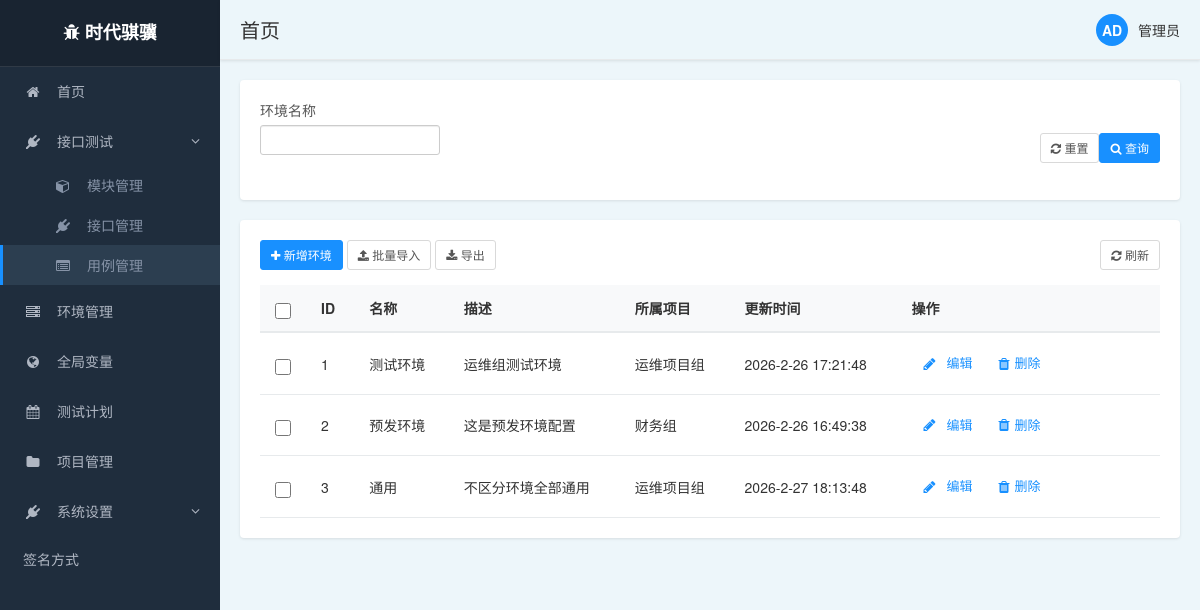
Screenshot of /front/evn/list/ with the database file from the repository.
### front/models.py (models this page shows, shortened)
class evn_config(models.Model):
    evn_name= models.CharField(max_length=50)
    project = models.ForeignKey(
        project,
        on_delete=models.CASCADE,
        related_name='environments',
        verbose_name='所属项目'
    )
    description = models.CharField(max_length=100,blank=True, null=True)
    test_object_config = models.JSONField(verbose_name='测试对象配置',blank=True, null=True,default=dict)
    database_config = models.JSONField(verbose_name='数据库配置',blank=True, null=True,default=dict)
    created_at = models.DateTimeField(auto_now_add=True, verbose_name='创建时间')
    updated_at = models.DateTimeField(auto_now=True, verbose_name='更新时间')
    class Meta:
        db_table = 'evn_config'  # 明确指定表名
        verbose_name = '环境配置'
        verbose_name_plural = '环境配置'
        unique_together = ['project', 'evn_name']

class project(models.Model):
    prj_id = models.AutoField(primary_key=True, null=False)
    prj_name = models.CharField(max_length=50)
    description = models.CharField(max_length=100)
    created_time = models.DateTimeField(auto_now_add=True)
    class Meta:
        db_table = 'project'  # 明确指定表名
        verbose_name = '项目表'

### front/views.py (the view)
# urls.py: path('evn/list/', views.evn_list),
def evn_list(request):
    project_list = models.project.objects.all()
    evn_querylist = models.evn_config.objects.filter()
    content = {
        "project_list":project_list,
        "evn_querylist":evn_querylist
    }
    return render(request, 'project/evn.html', content)

### templates/project/evn.html (shortened to what this page needs)
{% extends "../base1.html" %}
{% block body %}
        <div class="filter-panel">
            <div class="filter-row">
                <div class="filter-item">
                    <label for="project">环境名称</label>
                    <input id="project" class="form-control input-sm">
                </div>
        </div>
            <div class="filter-actions">
                <button type="button" class="btn btn-default btn-sm btn-outline">
                    <i class="fa fa-refresh"></i> 重置
                </button>
                <button type="button" class="btn btn-primary btn-sm">
                    <i class="fa fa-search"></i> 查询
                </button>
            </div>
            </div>
        <div class="main-panel">
        <div class="table-actions">
            <div>
                <button type="button" class="btn btn-primary btn-sm" id="add-env-btn">
                    <i class="fa fa-plus"></i> 新增环境
                </button>
                <button type="button" class="btn btn-default btn-sm btn-outline">
                    <i class="fa fa-upload"></i> 批量导入
                </button>
                <button type="button" class="btn btn-default btn-sm btn-outline">
                    <i class="fa fa-download"></i> 导出
                </button>
            </div>
            <div>
                <button type="button" class="btn btn-default btn-sm btn-outline">
                    <i class="fa fa-refresh"></i> 刷新
                </button>
            </div>
        </div>
            <div class="table-responsive">
            <table class="data-table">
                <thead>
                <tr>
                    <th class="select-column">
                        <input type="checkbox" id="select-all" class="select-checkbox">
                    </th>
                    <th>ID</th>
                    <th>名称</th>
                    <th>描述</th>
                    <th>所属项目</th>
                    <th>更新时间</th>
                    <th>操作</th>
                </tr>
                </thead>
                <tbody>
                {% for evn in evn_querylist %}
                    <tr>
                        <td class="select-column">
                            <input type="checkbox" class="select-checkbox case-select" data-id="{{ evn.id }}">
                        </td>
                        <td>{{ evn.id }}</td>
                        <td>{{ evn.evn_name }}</td>
                        <td>{{ evn.description }}</td>
                        <td>{{ evn.project.prj_name }}</td>
                        <td>{{ evn.updated_at|date:"Y-n-j H:i:s" }}</td>
                        <td>
                            <div class="action-box">
                               <div class="action-item">
                                   <i class="fa fa-pencil action-icon"></i>
                                   <button class="action-text" style="color: inherit; border: none;
                                   outline: none;background: transparent;" onclick="bindBtnEditEvent({{ evn.id }})">编辑</button>
                               </div>
                                <div class="action-item">
                                    <i class="fa fa-trash action-icon"></i>
                                    <a class="action-text" style="color: inherit;" href="/front/evn/delete/{{ evn.id }}/">删除</a>
                                </div>
                            </div>
                        </td>
                    </tr>
                {% endfor %}
                </tbody>
            </table>
            </div>
{% endblock %}

### static/css/base1.css (style rules this page uses)
:root { --primary-color: #1890ff; --sidebar-bg: #1f2d3d; --sidebar-hover: #2c3e50; --header-bg: #f8f9fa; --card-bg: #ffffff; }
body { font-family: "Helvetica Neue", Helvetica, Arial, sans-serif; font-size: 14px; background-color: #f0f2f5; margin: 0; padding: 0; display: grid; grid-template-areas: "sidebar header" "sidebar main"; grid-template-columns: 220px 1fr; grid-template-rows: 60px 1fr; height: 100vh; overflow: hidden; }
.filter-panel { display:flex; background-color: var(--card-bg); padding: 20px; margin-bottom: 20px; border-radius: 4px; box-shadow: 0 1px 3px rgba(0, 0, 0, 0.1); justify-content: space-between; }
.filter-row { display: flex; flex-wrap: wrap; margin-bottom: 15px; }
.filter-item { margin-right: 15px; margin-bottom: 10px; min-width: 180px; }
.filter-item label { display: block; margin-bottom: 5px; font-weight: normal; color: #555; }
.filter-actions { display: flex; margin-top: 15px; align-items: center; }
.main-panel { background-color: var(--card-bg); padding: 20px; border-radius: 4px; box-shadow: 0 1px 3px rgba(0, 0, 0, 0.1); }
.table-responsive { border: none; }
.data-table { width: 100%; border-collapse: collapse; overflow: hidden; white-space: nowrap; text-overflow: ellipsis; }
.data-table thead { background-color: #f8f9fa; }
.data-table th { padding: 12px 15px; text-align: left; border-bottom: 2px solid #e7eaec; font-weight: 600; color: #333; }
.data-table td { padding: 12px 15px; border-bottom: 1px solid #e7eaec; vertical-align: middle; }
.btn-primary { background-color: var(--primary-color); border-color: var(--primary-color); }
.btn-outline { background-color: transparent; border: 1px solid #d9d9d9; color: #555; }
.action-box { display: flex; align-items: center; padding: 8px 12px;   border-radius: 4px; min-width: 210px; }
.action-item { display: flex; align-items: center; margin-right: 20px; color: var(--primary-color); cursor: pointer; transition: color 0.2s; }
.action-item:last-child { margin-right: 0; }
.action-icon { margin-right: 5px; font-size: 14px; }
.action-text { font-size: 13px; }
.select-column { width: 10px; }
.select-checkbox { width: 16px; height: 16px; cursor: pointer; vertical-align: middle; }
.table-actions { display: flex; justify-content: space-between; align-items: center; margin-bottom: 15px; }

### rows the page displays
evn_config: id "1", evn_name "测试环境", description "运维组测试环境", project.prj_name "运维项目组", updated_at "2026-2-26 17:21:48"
evn_config: id "2", evn_name "预发环境", description "这是预发环境配置", project.prj_name "财务组", updated_at "2026-2-26 16:49:38"
evn_config: id "3", evn_name "通用", description "不区分环境全部通用", project.prj_name "运维项目组", updated_at "2026-2-27 18:13:48"
